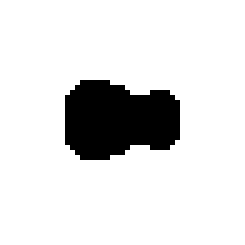
%> input picture uke back 1 49.bmp, 49 x 49 px (shown 5 times larger)
$ octave uke_3d_TLM.m   (GNU Octave 9; MATLAB toolbox functions it lacks are replaced by stand-ins)
%> lines starting %> are read from the running program, lines starting %| are printed output that depends on the picture; in (x1, y1, x2, y2) boxes, pixels count from 0 and x2, y2 are one past the last pixel; in counts of white or black regions, pixels touching at a corner belong together; the program's own positions count from 1
clear all;
gridSize = 49;
iterations = 20000;

fcalc1 = 232.1901;
fcalc2 = 751.034;
fcalc3 = 1482.003;
fcalc4 = 2138.4419;
fcalc5 = 2422.2298;
fcalc6 = 2809.2132;

delta_L = 0.01;
c = 331;
root_3 = sqrt(3);
delta_t = delta_L/(root_3*c);

helmholtzCutoffFreq = c / (10 * delta_L);

reflectedLeft = zeros(gridSize,gridSize,gridSize);
reflectedRight = zeros(gridSize,gridSize,gridSize);
reflectedFront = zeros(gridSize,gridSize,gridSize);
reflectedBack = zeros(gridSize,gridSize,gridSize);
reflectedTop = zeros(gridSize,gridSize,gridSize);
reflectedBottom = zeros(gridSize,gridSize,gridSize);

incidentLeft = zeros(gridSize,gridSize,gridSize);
incidentRight = zeros(gridSize,gridSize,gridSize);
incidentFront = zeros(gridSize,gridSize,gridSize);
incidentBack = zeros(gridSize,gridSize,gridSize);
incidentTop = zeros(gridSize,gridSize,gridSize);
incidentBottom = zeros(gridSize,gridSize,gridSize);

currentPressure = zeros(gridSize,gridSize,gridSize);

XPressureDFT1 = zeros(gridSize,gridSize);
YPressureDFT1 = zeros(gridSize,gridSize);
ZPressureDFT1 = zeros(gridSize,gridSize);

XPressureDFT2 = zeros(gridSize,gridSize);
YPressureDFT2 = zeros(gridSize,gridSize);
ZPressureDFT2 = zeros(gridSize,gridSize);

XPressureDFT3 = zeros(gridSize,gridSize);
YPressureDFT3 = zeros(gridSize,gridSize);
ZPressureDFT3 = zeros(gridSize,gridSize);

XPressureDFT4 = zeros(gridSize,gridSize);
YPressureDFT4 = zeros(gridSize,gridSize);
ZPressureDFT4 = zeros(gridSize,gridSize);

XPressureDFT5 = zeros(gridSize,gridSize);
YPressureDFT5 = zeros(gridSize,gridSize);
ZPressureDFT5 = zeros(gridSize,gridSize);

XPressureDFT6 = zeros(gridSize,gridSize);
YPressureDFT6 = zeros(gridSize,gridSize);
ZPressureDFT6 = zeros(gridSize,gridSize);

Xpressuregraph = zeros(gridSize,gridSize, iterations);
Ypressuregraph = zeros(gridSize,gridSize, iterations);
Zpressuregraph = zeros(gridSize,gridSize, iterations);

measuredPressure = (1:iterations);
alpha1 = (1:iterations);
alpha2 = (1:iterations);
alpha3 = (1:iterations);
alpha4 = (1:iterations);
alpha5 = (1:iterations);
alpha6 = (1:iterations);

ukeback = imread('uke back 1 49.bmp');
%> ukeback: size 49x49 uint8; values 0 (black) and 15 (white), 87.8% white; 1 black region, box (x1, y1, x2, y2) and area: (13, 16, 36, 32) 292
ukefront = imread('uke front 1 49.bmp');
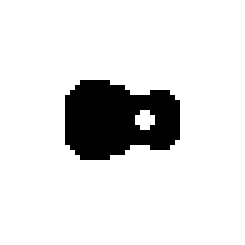
%> input picture uke front 1 49.bmp, 49 x 49 px (shown 5 times larger)
%> ukefront: size 49x49 uint8; values 0 (black) and 15 (white), 88.3% white; 1 black region, box (x1, y1, x2, y2) and area: (13, 16, 36, 32) 280
ukeside = imread('uke side 1 49.bmp');
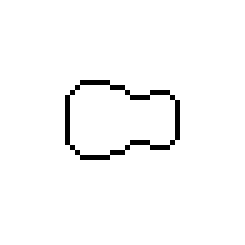
%> input picture uke side 1 49.bmp, 49 x 49 px (shown 5 times larger)
%> ukeside: size 49x49 uint8; values 0 (black) and 15 (white), 97.5% white; black in thin lines or dots, all inside (x1, y1, x2, y2) = (13, 16, 36, 32)

reflection = (1-sqrt(3))/(1+sqrt(3));

% figure('units','normalized','outerposition',[0 0 1 1])

iterstring = num2str(iterations);


for x = 1:iterations
    alpha1(x) = exp(-2*i*pi*fcalc1*delta_t*x);
    alpha2(x) = exp(-2*i*pi*fcalc2*delta_t*x);
    alpha3(x) = exp(-2*i*pi*fcalc3*delta_t*x);
    alpha4(x) = exp(-2*i*pi*fcalc4*delta_t*x);
    alpha5(x) = exp(-2*i*pi*fcalc5*delta_t*x);
    alpha6(x) = exp(-2*i*pi*fcalc6*delta_t*x);
end


%> (the run ends here)
